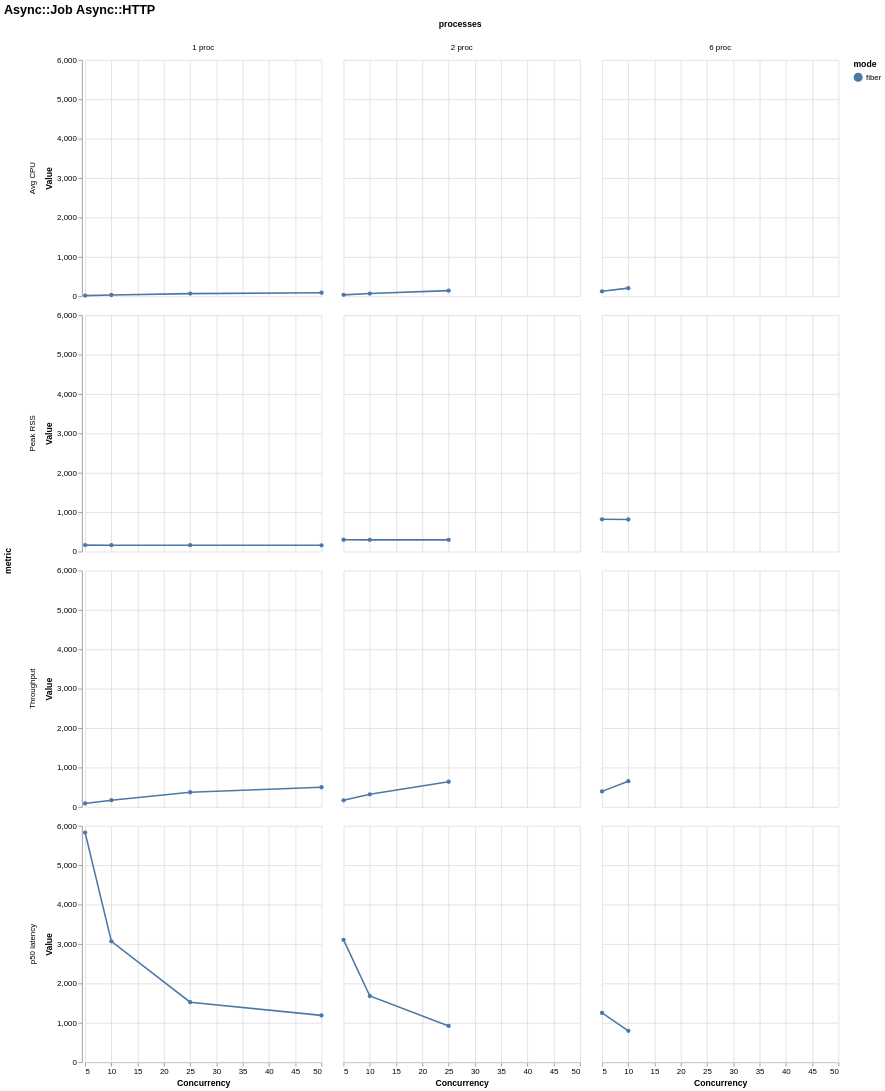

Vega-Lite specification for this chart:
### Vega-Lite specification from a JSON file in a GitHub repository (floating-point values rounded to 4 significant figures)
{"$schema": "https://vega.github.io/schema/vega-lite/v6.json", "title": "Async::Job Async::HTTP", "data": {"values": [{"mode": "fiber", "concurrency": 5, "processes": "1 proc", "metric": "Throughput", "value": 88.12, "unit": "jobs/s"}, {"mode": "fiber", "concurrency": 5, "processes": "1 proc", "metric": "Peak RSS", "value": 164.9, "unit": "MB"}, {"mode": "fiber", "concurrency": 5, "processes": "1 proc", "metric": "Avg CPU", "value": 17.3, "unit": "%"}, {"mode": "fiber", "concurrency": 5, "processes": "1 proc", "metric": "p50 latency", "value": 5829.0, "unit": "ms"}, {"mode": "fiber", "concurrency": 10, "processes": "1 proc", "metric": "Throughput", "value": 171.3, "unit": "jobs/s"}, {"mode": "fiber", "concurrency": 10, "processes": "1 proc", "metric": "Peak RSS", "value": 163.3, "unit": "MB"}, {"mode": "fiber", "concurrency": 10, "processes": "1 proc", "metric": "Avg CPU", "value": 33.4, "unit": "%"}, {"mode": "fiber", "concurrency": 10, "processes": "1 proc", "metric": "p50 latency", "value": 3067.0, "unit": "ms"}, {"mode": "fiber", "concurrency": 25, "processes": "1 proc", "metric": "Throughput", "value": 371.4, "unit": "jobs/s"}, {"mode": "fiber", "concurrency": 25, "processes": "1 proc", "metric": "Peak RSS", "value": 163.1, "unit": "MB"}, {"mode": "fiber", "concurrency": 25, "processes": "1 proc", "metric": "Avg CPU", "value": 68.3, "unit": "%"}, {"mode": "fiber", "concurrency": 25, "processes": "1 proc", "metric": "p50 latency", "value": 1523.0, "unit": "ms"}, {"mode": "fiber", "concurrency": 50, "processes": "1 proc", "metric": "Throughput", "value": 499.3, "unit": "jobs/s"}, {"mode": "fiber", "concurrency": 50, "processes": "1 proc", "metric": "Peak RSS", "value": 160.1, "unit": "MB"}, {"mode": "fiber", "concurrency": 50, "processes": "1 proc", "metric": "Avg CPU", "value": 90.3, "unit": "%"}, {"mode": "fiber", "concurrency": 50, "processes": "1 proc", "metric": "p50 latency", "value": 1188.0, "unit": "ms"}, {"mode": "fiber", "concurrency": 5, "processes": "2 proc", "metric": "Throughput", "value": 167.7, "unit": "jobs/s"}, {"mode": "fiber", "concurrency": 5, "processes": "2 proc", "metric": "Peak RSS", "value": 301.4, "unit": "MB"}, {"mode": "fiber", "concurrency": 5, "processes": "2 proc", "metric": "Avg CPU", "value": 36.8, "unit": "%"}, {"mode": "fiber", "concurrency": 5, "processes": "2 proc", "metric": "p50 latency", "value": 3107.0, "unit": "ms"}, {"mode": "fiber", "concurrency": 10, "processes": "2 proc", "metric": "Throughput", "value": 319.2, "unit": "jobs/s"}, {"mode": "fiber", "concurrency": 10, "processes": "2 proc", "metric": "Peak RSS", "value": 298.3, "unit": "MB"}, {"mode": "fiber", "concurrency": 10, "processes": "2 proc", "metric": "Avg CPU", "value": 68.6, "unit": "%"}, {"mode": "fiber", "concurrency": 10, "processes": "2 proc", "metric": "p50 latency", "value": 1681.0, "unit": "ms"}, {"mode": "fiber", "concurrency": 25, "processes": "2 proc", "metric": "Throughput", "value": 639.0, "unit": "jobs/s"}, {"mode": "fiber", "concurrency": 25, "processes": "2 proc", "metric": "Peak RSS", "value": 297.7, "unit": "MB"}, {"mode": "fiber", "concurrency": 25, "processes": "2 proc", "metric": "Avg CPU", "value": 143.0, "unit": "%"}, {"mode": "fiber", "concurrency": 25, "processes": "2 proc", "metric": "p50 latency", "value": 920.9, "unit": "ms"}, {"mode": "fiber", "concurrency": 5, "processes": "6 proc", "metric": "Throughput", "value": 394.0, "unit": "jobs/s"}, {"mode": "fiber", "concurrency": 5, "processes": "6 proc", "metric": "Peak RSS", "value": 820.2, "unit": "MB"}, {"mode": "fiber", "concurrency": 5, "processes": "6 proc", "metric": "Avg CPU", "value": 126.4, "unit": "%"}, {"mode": "fiber", "concurrency": 5, "processes": "6 proc", "metric": "p50 latency", "value": 1252.0, "unit": "ms"}, {"mode": "fiber", "concurrency": 10, "processes": "6 proc", "metric": "Throughput", "value": 653.9, "unit": "jobs/s"}, {"mode": "fiber", "concurrency": 10, "processes": "6 proc", "metric": "Peak RSS", "value": 814.3, "unit": "MB"}, {"mode": "fiber", "concurrency": 10, "processes": "6 proc", "metric": "Avg CPU", "value": 206.6, "unit": "%"}, {"mode": "fiber", "concurrency": 10, "processes": "6 proc", "metric": "p50 latency", "value": 796.6, "unit": "ms"}]}, "mark": {"type": "line", "point": true, "tooltip": true}, "encoding": {"x": {"field": "concurrency", "type": "quantitative", "title": "Concurrency"}, "y": {"field": "value", "type": "quantitative", "title": "Value"}, "color": {"field": "mode", "type": "nominal"}, "tooltip": [{"field": "mode", "type": "nominal"}, {"field": "concurrency", "type": "nominal"}, {"field": "processes", "type": "nominal"}, {"field": "metric", "type": "nominal"}, {"field": "percentile", "type": "nominal"}, {"field": "value", "type": "quantitative"}], "row": {"field": "metric", "type": "nominal"}, "column": {"field": "processes", "type": "nominal"}}, "config": {"background": "white", "axis": {"labelFont": "Arial", "titleFont": "Arial", "grid": true}, "legend": {"labelFont": "Arial", "titleFont": "Arial"}, "title": {"font": "Arial", "fontSize": 16, "anchor": "start"}, "view": {"stroke": null}}}
